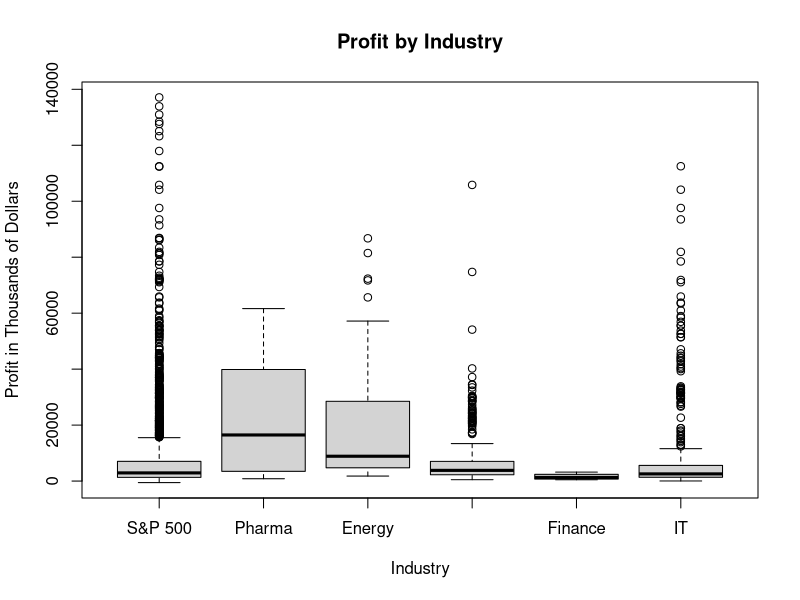

Write the R code that produced this figure. (Note: this script raises an error after producing the figure.)
library(dplyr)
library(ggplot2)
pdata = read.csv('pdata.csv')
#Creating pharm indicator variable and removing NA's
pdata = filter(pdata, !is.na(pdata$gsubind))
pdata = mutate(pdata, pharm = case_when(pdata$gsubind == 35202010 ~ 1, pdata$gsubind != 35202010 ~ 0))
pdata = filter(pdata, !is.na(pdata$gp))
pdata = filter(pdata, !is.na(pdata$xrd))
pdata = filter(pdata, pdata$fyear != 2009)
#plotting profit by industry
boxplot(pdata$gp, pdata$gp[pdata$pharm==1], pdata$gp[pdata$gsector==10], pdata$gp[pdata$gsector==25], pdata$gp[pdata$gsector==40], pdata$gp[pdata$gsector==45],
        names = c('S&P 500', 'Pharma', 'Energy', 'Consumer Goods', 'Finance', 'IT'), main="Profit by Industry",
        xlab="Industry",
        ylab="Profit in Thousands of Dollars")
RD_Expense = c(mean(pdata$xrd), mean(pdata$revt), mean(pdata$xrd[pdata$pharm==1]),mean(pdata$revt[pdata$pharm==1]),mean(pdata$xrd[pdata$gsector==10]), 
         mean(pdata$revt[pdata$gsector==10]),mean(pdata$xrd[pdata$gsector==25]),mean(pdata$revt[pdata$gsector==25]),mean(pdata$xrd[pdata$gsector==40]), 
    mean(pdata$revt[pdata$gsector==40]),mean(pdata$xrd[pdata$gsector==45]), mean(pdata$revt[pdata$gsector==45]))
Industry = c('S&P 500','S&P 500','Pharmaceuticals','Pharmaceuticals',  'Energy', 'Energy','Consumer Goods','Consumer Goods','Finance','Finance','IT','IT')
j = list('R&D Expense', 'Revenue')
Legend = c('R&D Expense', 'Revenue','R&D Expense', 'Revenue','R&D Expense', 'Revenue','R&D Expense', 'Revenue','R&D Expense', 'Revenue','R&D Expense', 'Revenue')
pairb = as.pdataa.frame(cbind(RD_Expense, Legend,Industry))
pairb$RD_Expense = as.numeric(pairb$RD_Expense)
ggplot(pairb, aes(fill=Legend, y=RD_Expense, x=Industry)) + 
  geom_bar(position="dodge", stat="identity") + labs(title ="R&D Expense and Revenue by Industry", y = "Expense/Revenue (In Billions USD)")
jpharm = lm(gp~pharm,pdata)
full = lm(gp~pharm + xrd + mkvalt + factor(fyear), pdata)
noyear = lm(gp~pharm + xrd + mkvalt, pdata)
ints = pdataa.frame(Estimate = NA, Lower = NA, Upper = NA)
#creating matrix of coefficient results by year
for (i in 2010:2018){
  lm = lm(gp~pharm + xrd + mkvalt, pdataa = pdata[pdata$fyear==i,])
  confidence = confint(lm)
  ints[(i-2009),1] = lm$coefficients[2]
  ints[(i-2009),2] = confidence[2,1]
  ints[(i-2009),3] = confidence[2,2]
}
Years = 2010:2018
conyears = cbind(ints,Years)
require(plotrix)
plotCI(conyears$Years, conyears$Estimate, ui=conyears$Upper, li=conyears$Lower, main = 'Plot Differential by Year', xlab = 'Year', ylab='Average Pharmaceutical Profit - Average S&P 500 Profit')
